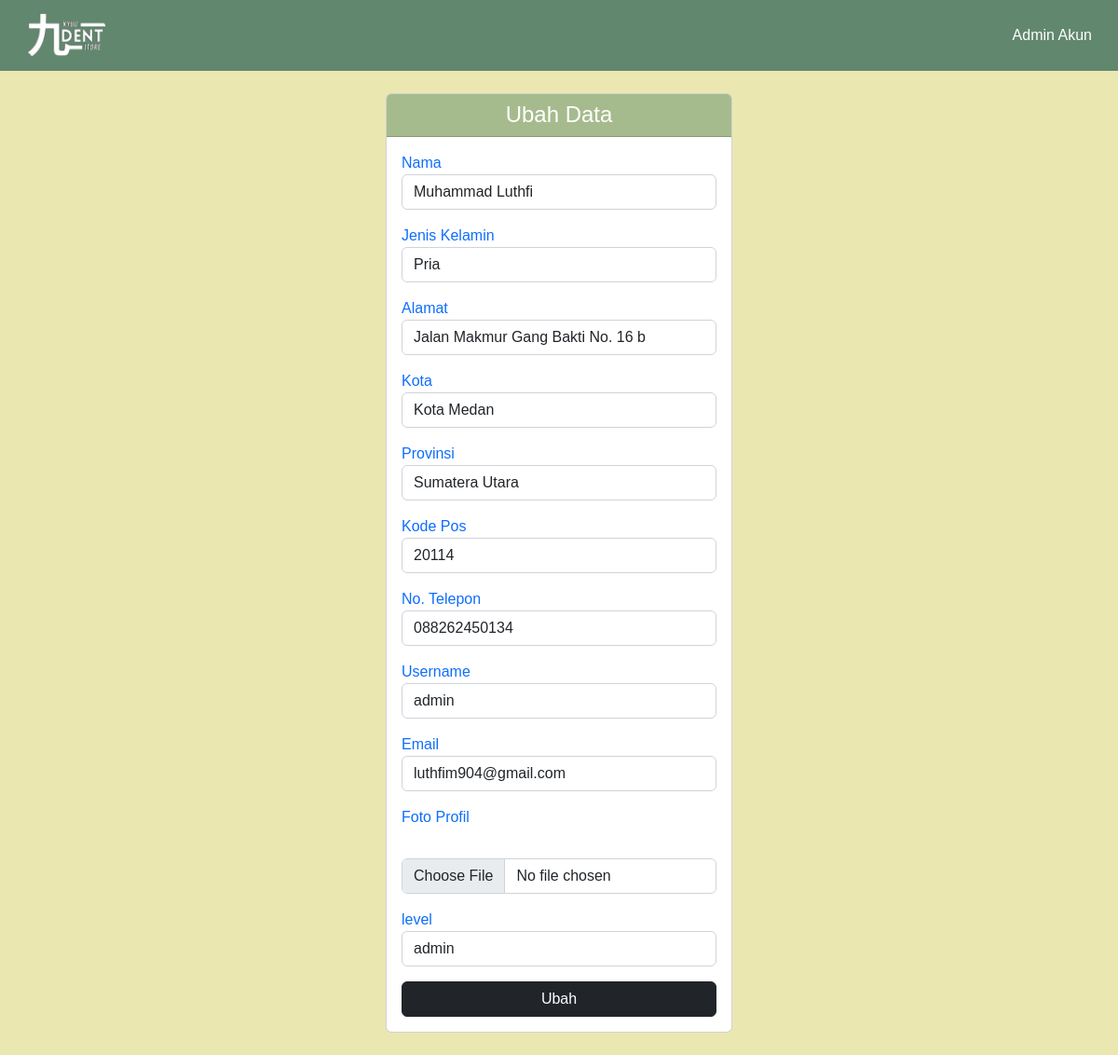
Page /?p=ubah&id=1 (signed in) on the committed database.
### tables this page shows
CREATE TABLE `akun` (
  `id` int(11) NOT NULL,
  `img` varchar(60) NOT NULL,
  `username` varchar(30) NOT NULL,
  `email` varchar(50) NOT NULL,
  `nama` varchar(40) NOT NULL,
  `jenis_kelamin` varchar(20) NOT NULL,
  `alamat` text NOT NULL,
  `kota` varchar(40) NOT NULL,
  `provinsi` varchar(40) NOT NULL,
  `kode_pos` varchar(20) NOT NULL,
  `no_hp` varchar(20) NOT NULL,
  `level` int(11) NOT NULL,
  `password` varchar(255) NOT NULL
);

### includes/functions.php (called while the page is built, shortened)
<?php
    $conn = mysqli_connect("localhost", "root", "", "kyuudent_store");
    function tampilkan($query){
        global $conn;
        $hasil = mysqli_query($conn, $query);
        $kosong = [];
        while($isi = mysqli_fetch_assoc($hasil)){
            $kosong[] = $isi;
        }
        return $kosong;
    }
?>

### page/ubah.php (the view, shortened to what this page needs)
<?php
    $id = $_GET["id"];
    $data = tampilkan("SELECT * FROM akun WHERE id = $id")[0];
?>
<div class="container mtNav">
    <div class="form">
        <div class="card col-md-4 offset-md-4 my-4 p-0">
            <div class="card-header bg-ijo2">
                <h4 class="card-title text-center text-white mb-0">Ubah Data</h4>
            </div>
            <div class="card-body">
                <form method="POST" action="" enctype="multipart/form-data">
                    <div class="mb-3">
                        <label for="nama" class="text-primary">Nama</label>
                        <input value="<?= $data["nama"]; ?>" id="nama" type="text" class="form-control" name="nama" required>
                    </div>
                    <div class="mb-3">
                        <label for="gender" class="text-primary">Jenis Kelamin</label><br>
                        <select name="gender" id="gender" class="form-control">
                            <?php
                                if($data['jenis_kelamin'] == "Pria"){
                                    echo "<option value='Pria' selected>Pria</option>";
                                }elseif($data['jenis_kelamin'] == "Wanita"){
                                    echo "<option value='Pria'>Pria</option>";
                                    echo "<option value='Wanita' selected>Wanita</option>";
                                }else{
                                    echo "<option value='Pria'>Pria</option>";
                                    echo "<option value='Wanita'>Wanita</option>";
                                }
                            ?>
                        </select>
                    </div>
                    <div class="mb-3">
                        <label for="alamat" class="text-primary">Alamat</label>
                        <input value="<?= $data["alamat"]; ?>" id="alamat" type="text" class="form-control" name="alamat" required>
                    </div>
                    <div class="mb-3">
                        <label for="kota" class="text-primary">Kota</label>
                        <input value="<?= $data["kota"]; ?>" id="kota" type="text" class="form-control" name="kota" required>
                    </div>
                    <div class="mb-3">
                        <label for="provinsi" class="text-primary">Provinsi</label>
                        <input value="<?= $data["provinsi"]; ?>" id="provinsi" type="text" class="form-control" name="provinsi" required>
                    </div>
                    <div class="mb-3">
                        <label for="kodePos" class="text-primary">Kode Pos</label>
                        <input value="<?= $data["kode_pos"]; ?>" id="kodePos" type="number" class="form-control" name="kodePos" required>
                    </div>
                    <div class="mb-3">
                        <label for="noHp" class="text-primary">No. Telepon</label>
                        <input value="<?= $data["no_hp"]; ?>" id="noHp" type="number" class="form-control" name="noHp" required min="0">
                    </div>
                    <div class="mb-3">
                        <label for="username" class="text-primary">Username</label>
                        <input value="<?= $data["username"]; ?>" id="username" type="text" class="form-control" name="username" required>
                    </div>
                    <div class="mb-3">
                        <label for="email" class="text-primary">Email</label>
                        <input value="<?= $data["email"]; ?>" id="email" type="email" class="form-control" name="email" required>
                    </div>
                    <div class="mb-3">
                        <label for="img" class="text-primary">Foto Profil</label><br>
                        <input id="img" type="file" class="form-control mt-2" name="img">
                    </div>
                    <div class="mb-3">
                        <label for="level" class="text-primary">level</label> <br>
                        <select name="level" id="level" class="form-control">
                            <?php
                                if($data['level'] == 1){
                                    echo "<option value='1' selected>admin</option>";
                                }else if($data['level'] == 2){
                                    echo "<option value='1'>admin</option>";
                                    echo "<option value='2' selected>user</option>";
                                }else{
                                    echo "<option value='1'>admin</option>";
                                    echo "<option value='2'>user</option>";
                                }
                            ?>
                        </select>
                    </div>
                    <div class="d-grip gap-2">
                        <button class="btn btn-dark tombol" type="submit" name="edit">Ubah</button>
                    </div>
                </form>
            </div>
        </div>
    </div>
</div>

### rows in the picture
akun: nama "Muhammad Luthfi", gender "Pria", alamat "Jalan Makmur Gang Bakti No. 16 b", kota "Kota Medan", provinsi "Sumatera Utara", kodePos "20114", noHp "088262450134", username "admin", email "luthfim904@gmail.com", level "admin"
